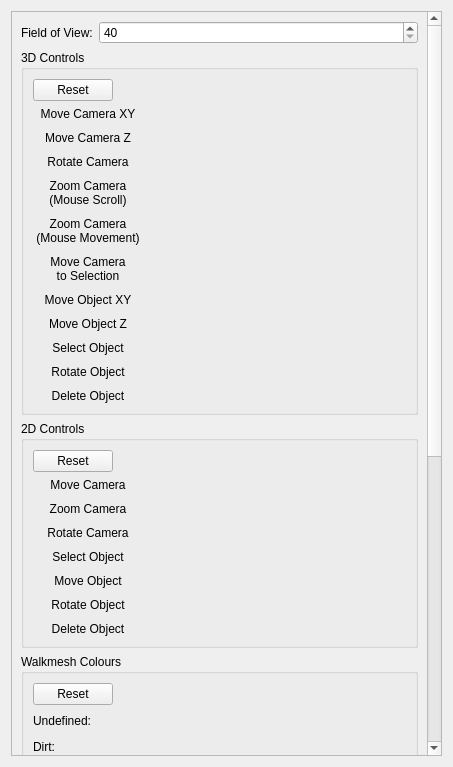
<?xml version="1.0" encoding="UTF-8"?>
<ui version="4.0">
 <class>Form</class>
 <widget class="QWidget" name="Form">
  <property name="geometry">
   <rect>
    <x>0</x>
    <y>0</y>
    <width>453</width>
    <height>767</height>
   </rect>
  </property>
  <property name="windowTitle">
   <string>Form</string>
  </property>
  <layout class="QGridLayout" name="gridLayout">
   <item row="0" column="0">
    <widget class="QScrollArea" name="scrollArea">
     <property name="widgetResizable">
      <bool>true</bool>
     </property>
     <widget class="QWidget" name="scrollAreaWidgetContents">
      <property name="geometry">
       <rect>
        <x>0</x>
        <y>0</y>
        <width>416</width>
        <height>1209</height>
       </rect>
      </property>
      <layout class="QVBoxLayout" name="verticalLayout">
       <item>
        <layout class="QFormLayout" name="formLayout_3">
         <item row="0" column="0">
          <widget class="QLabel" name="label_20">
           <property name="text">
            <string>Field of View:</string>
           </property>
          </widget>
         </item>
         <item row="0" column="1">
          <widget class="QSpinBox" name="fovSpin">
           <property name="minimum">
            <number>40</number>
           </property>
           <property name="maximum">
            <number>160</number>
           </property>
          </widget>
         </item>
        </layout>
       </item>
       <item>
        <widget class="QGroupBox" name="groupBox">
         <property name="title">
          <string>3D Controls</string>
         </property>
         <layout class="QVBoxLayout" name="verticalLayout_2">
          <item>
           <layout class="QHBoxLayout" name="horizontalLayout_3">
            <item>
             <widget class="QPushButton" name="controls3dResetButton">
              <property name="text">
               <string>Reset</string>
              </property>
             </widget>
            </item>
            <item>
             <spacer name="horizontalSpacer_3">
              <property name="orientation">
               <enum>Qt::Horizontal</enum>
              </property>
              <property name="sizeHint" stdset="0">
               <size>
                <width>40</width>
                <height>20</height>
               </size>
              </property>
             </spacer>
            </item>
           </layout>
          </item>
          <item>
           <layout class="QFormLayout" name="formLayout">
            <property name="verticalSpacing">
             <number>10</number>
            </property>
            <item row="0" column="0">
             <widget class="QLabel" name="label_2">
              <property name="minimumSize">
               <size>
                <width>110</width>
                <height>0</height>
               </size>
              </property>
              <property name="toolTip">
               <string>Reacts to mouse movement.</string>
              </property>
              <property name="styleSheet">
               <string notr="true">QLabel:hover {
	color: #555;
}</string>
              </property>
              <property name="text">
               <string>Move Camera XY</string>
              </property>
              <property name="alignment">
               <set>Qt::AlignCenter</set>
              </property>
             </widget>
            </item>
            <item row="0" column="1">
             <widget class="SetBindWidget" name="moveCamera3dBindEdit" native="true"/>
            </item>
            <item row="2" column="0">
             <widget class="QLabel" name="label_3">
              <property name="minimumSize">
               <size>
                <width>110</width>
                <height>0</height>
               </size>
              </property>
              <property name="toolTip">
               <string>Reacts to mouse movement.</string>
              </property>
              <property name="styleSheet">
               <string notr="true">QLabel:hover {
	color: #555;
}</string>
              </property>
              <property name="text">
               <string>Rotate Camera</string>
              </property>
              <property name="alignment">
               <set>Qt::AlignCenter</set>
              </property>
             </widget>
            </item>
            <item row="2" column="1">
             <widget class="SetBindWidget" name="rotateCamera3dBindEdit" native="true"/>
            </item>
            <item row="3" column="0">
             <widget class="QLabel" name="label_4">
              <property name="minimumSize">
               <size>
                <width>110</width>
                <height>0</height>
               </size>
              </property>
              <property name="toolTip">
               <string>Reacts to mouse scrolling.</string>
              </property>
              <property name="styleSheet">
               <string notr="true">QLabel:hover {
	color: #555;
}</string>
              </property>
              <property name="text">
               <string>Zoom Camera
(Mouse Scroll)</string>
              </property>
              <property name="alignment">
               <set>Qt::AlignCenter</set>
              </property>
             </widget>
            </item>
            <item row="3" column="1">
             <widget class="SetBindWidget" name="zoomCamera3dBindEdit" native="true"/>
            </item>
            <item row="8" column="0">
             <widget class="QLabel" name="label_5">
              <property name="minimumSize">
               <size>
                <width>110</width>
                <height>0</height>
               </size>
              </property>
              <property name="toolTip">
               <string>Reacts to mouse buttons.</string>
              </property>
              <property name="styleSheet">
               <string notr="true">QLabel:hover {
	color: #555;
}</string>
              </property>
              <property name="text">
               <string>Select Object</string>
              </property>
              <property name="alignment">
               <set>Qt::AlignCenter</set>
              </property>
             </widget>
            </item>
            <item row="8" column="1">
             <widget class="SetBindWidget" name="selectObject3dBindEdit" native="true"/>
            </item>
            <item row="9" column="0">
             <widget class="QLabel" name="label_6">
              <property name="minimumSize">
               <size>
                <width>110</width>
                <height>0</height>
               </size>
              </property>
              <property name="toolTip">
               <string>Reacts to mouse movement.</string>
              </property>
              <property name="styleSheet">
               <string notr="true">QLabel:hover {
	color: #555;
}</string>
              </property>
              <property name="text">
               <string>Rotate Object</string>
              </property>
              <property name="alignment">
               <set>Qt::AlignCenter</set>
              </property>
             </widget>
            </item>
            <item row="9" column="1">
             <widget class="SetBindWidget" name="rotateObject3dBindEdit" native="true"/>
            </item>
            <item row="10" column="0">
             <widget class="QLabel" name="label_7">
              <property name="minimumSize">
               <size>
                <width>110</width>
                <height>0</height>
               </size>
              </property>
              <property name="toolTip">
               <string>Reacts to keyboard input.</string>
              </property>
              <property name="styleSheet">
               <string notr="true">QLabel:hover {
	color: #555;
}</string>
              </property>
              <property name="text">
               <string>Delete Object</string>
              </property>
              <property name="alignment">
               <set>Qt::AlignCenter</set>
              </property>
             </widget>
            </item>
            <item row="10" column="1">
             <widget class="SetBindWidget" name="deleteObject3dBindEdit" native="true"/>
            </item>
            <item row="5" column="0">
             <widget class="QLabel" name="label_8">
              <property name="minimumSize">
               <size>
                <width>110</width>
                <height>0</height>
               </size>
              </property>
              <property name="toolTip">
               <string>Reacts to keyboard input.</string>
              </property>
              <property name="styleSheet">
               <string notr="true">QLabel:hover {
	color: #555;
}</string>
              </property>
              <property name="text">
               <string>Move Camera
to Selection</string>
              </property>
              <property name="alignment">
               <set>Qt::AlignCenter</set>
              </property>
             </widget>
            </item>
            <item row="5" column="1">
             <widget class="SetBindWidget" name="moveCameraToSelection3dBindEdit" native="true"/>
            </item>
            <item row="4" column="0">
             <widget class="QLabel" name="label_9">
              <property name="minimumSize">
               <size>
                <width>110</width>
                <height>0</height>
               </size>
              </property>
              <property name="toolTip">
               <string>Reacts to mouse movement.</string>
              </property>
              <property name="styleSheet">
               <string notr="true">QLabel:hover {
	color: #555;
}</string>
              </property>
              <property name="text">
               <string>Zoom Camera
(Mouse Movement)</string>
              </property>
              <property name="alignment">
               <set>Qt::AlignCenter</set>
              </property>
             </widget>
            </item>
            <item row="6" column="0">
             <widget class="QLabel" name="label_10">
              <property name="minimumSize">
               <size>
                <width>110</width>
                <height>0</height>
               </size>
              </property>
              <property name="toolTip">
               <string>Reacts to mouse scrolling.</string>
              </property>
              <property name="styleSheet">
               <string notr="true">QLabel:hover {
	color: #555;
}</string>
              </property>
              <property name="text">
               <string>Move Object XY</string>
              </property>
              <property name="alignment">
               <set>Qt::AlignCenter</set>
              </property>
             </widget>
            </item>
            <item row="7" column="0">
             <widget class="QLabel" name="label_11">
              <property name="minimumSize">
               <size>
                <width>110</width>
                <height>0</height>
               </size>
              </property>
              <property name="toolTip">
               <string>Reacts to mouse scrolling.</string>
              </property>
              <property name="styleSheet">
               <string notr="true">QLabel:hover {
	color: #555;
}</string>
              </property>
              <property name="text">
               <string>Move Object Z</string>
              </property>
              <property name="alignment">
               <set>Qt::AlignCenter</set>
              </property>
             </widget>
            </item>
            <item row="1" column="0">
             <widget class="QLabel" name="label_12">
              <property name="minimumSize">
               <size>
                <width>110</width>
                <height>0</height>
               </size>
              </property>
              <property name="toolTip">
               <string>Reacts to mouse movement.</string>
              </property>
              <property name="styleSheet">
               <string notr="true">QLabel:hover {
	color: #555;
}</string>
              </property>
              <property name="text">
               <string>Move Camera Z</string>
              </property>
              <property name="alignment">
               <set>Qt::AlignCenter</set>
              </property>
             </widget>
            </item>
            <item row="1" column="1">
             <widget class="SetBindWidget" name="moveCameraZ3dBindEdit" native="true"/>
            </item>
            <item row="4" column="1">
             <widget class="SetBindWidget" name="zoomCameraMM3dBindEdit" native="true"/>
            </item>
            <item row="6" column="1">
             <widget class="SetBindWidget" name="moveObjectXY3dBindEdit" native="true"/>
            </item>
            <item row="7" column="1">
             <widget class="SetBindWidget" name="moveObjectZ3dBindEdit" native="true"/>
            </item>
           </layout>
          </item>
         </layout>
        </widget>
       </item>
       <item>
        <widget class="QGroupBox" name="groupBox_2">
         <property name="title">
          <string>2D Controls</string>
         </property>
         <layout class="QVBoxLayout" name="verticalLayout_3">
          <item>
           <layout class="QHBoxLayout" name="horizontalLayout_4">
            <item>
             <widget class="QPushButton" name="controls2dResetButton">
              <property name="text">
               <string>Reset</string>
              </property>
             </widget>
            </item>
            <item>
             <spacer name="horizontalSpacer_4">
              <property name="orientation">
               <enum>Qt::Horizontal</enum>
              </property>
              <property name="sizeHint" stdset="0">
               <size>
                <width>40</width>
                <height>20</height>
               </size>
              </property>
             </spacer>
            </item>
           </layout>
          </item>
          <item>
           <layout class="QFormLayout" name="formLayout_2">
            <property name="verticalSpacing">
             <number>10</number>
            </property>
            <item row="0" column="0">
             <widget class="QLabel" name="label_13">
              <property name="minimumSize">
               <size>
                <width>110</width>
                <height>0</height>
               </size>
              </property>
              <property name="toolTip">
               <string>Reacts to mouse movement.</string>
              </property>
              <property name="styleSheet">
               <string notr="true">QLabel:hover {
	color: #555;
}</string>
              </property>
              <property name="text">
               <string>Move Camera</string>
              </property>
              <property name="alignment">
               <set>Qt::AlignCenter</set>
              </property>
             </widget>
            </item>
            <item row="1" column="0">
             <widget class="QLabel" name="label_14">
              <property name="minimumSize">
               <size>
                <width>110</width>
                <height>0</height>
               </size>
              </property>
              <property name="toolTip">
               <string>Reacts to mouse scrolling.</string>
              </property>
              <property name="styleSheet">
               <string notr="true">QLabel:hover {
	color: #555;
}</string>
              </property>
              <property name="text">
               <string>Zoom Camera</string>
              </property>
              <property name="alignment">
               <set>Qt::AlignCenter</set>
              </property>
             </widget>
            </item>
            <item row="2" column="0">
             <widget class="QLabel" name="label_15">
              <property name="minimumSize">
               <size>
                <width>110</width>
                <height>0</height>
               </size>
              </property>
              <property name="toolTip">
               <string>Reacts to mouse movement.</string>
              </property>
              <property name="styleSheet">
               <string notr="true">QLabel:hover {
	color: #555;
}</string>
              </property>
              <property name="text">
               <string>Rotate Camera</string>
              </property>
              <property name="alignment">
               <set>Qt::AlignCenter</set>
              </property>
             </widget>
            </item>
            <item row="3" column="0">
             <widget class="QLabel" name="label_16">
              <property name="minimumSize">
               <size>
                <width>110</width>
                <height>0</height>
               </size>
              </property>
              <property name="toolTip">
               <string>Reacts to mouse presses.</string>
              </property>
              <property name="styleSheet">
               <string notr="true">QLabel:hover {
	color: #555;
}</string>
              </property>
              <property name="text">
               <string>Select Object</string>
              </property>
              <property name="alignment">
               <set>Qt::AlignCenter</set>
              </property>
             </widget>
            </item>
            <item row="4" column="0">
             <widget class="QLabel" name="label_17">
              <property name="minimumSize">
               <size>
                <width>110</width>
                <height>0</height>
               </size>
              </property>
              <property name="toolTip">
               <string>Reacts to mouse movement.</string>
              </property>
              <property name="styleSheet">
               <string notr="true">QLabel:hover {
	color: #555;
}</string>
              </property>
              <property name="text">
               <string>Move Object</string>
              </property>
              <property name="alignment">
               <set>Qt::AlignCenter</set>
              </property>
             </widget>
            </item>
            <item row="6" column="0">
             <widget class="QLabel" name="label_18">
              <property name="minimumSize">
               <size>
                <width>110</width>
                <height>0</height>
               </size>
              </property>
              <property name="toolTip">
               <string>Reacts to keyboard input.</string>
              </property>
              <property name="styleSheet">
               <string notr="true">QLabel:hover {
	color: #555;
}</string>
              </property>
              <property name="text">
               <string>Delete Object</string>
              </property>
              <property name="alignment">
               <set>Qt::AlignCenter</set>
              </property>
             </widget>
            </item>
            <item row="5" column="0">
             <widget class="QLabel" name="label_19">
              <property name="minimumSize">
               <size>
                <width>110</width>
                <height>0</height>
               </size>
              </property>
              <property name="toolTip">
               <string>Reacts to mouse movement.</string>
              </property>
              <property name="styleSheet">
               <string notr="true">QLabel:hover {
	color: #555;
}</string>
              </property>
              <property name="text">
               <string>Rotate Object</string>
              </property>
              <property name="alignment">
               <set>Qt::AlignCenter</set>
              </property>
             </widget>
            </item>
            <item row="0" column="1">
             <widget class="SetBindWidget" name="moveCamera2dBindEdit" native="true"/>
            </item>
            <item row="1" column="1">
             <widget class="SetBindWidget" name="zoomCamera2dBindEdit" native="true"/>
            </item>
            <item row="2" column="1">
             <widget class="SetBindWidget" name="rotateCamera2dBindEdit" native="true"/>
            </item>
            <item row="3" column="1">
             <widget class="SetBindWidget" name="selectObject2dBindEdit" native="true"/>
            </item>
            <item row="4" column="1">
             <widget class="SetBindWidget" name="moveObject2dBindEdit" native="true"/>
            </item>
            <item row="5" column="1">
             <widget class="SetBindWidget" name="rotateObject2dBindEdit" native="true"/>
            </item>
            <item row="6" column="1">
             <widget class="SetBindWidget" name="deleteObject2dBindEdit" native="true"/>
            </item>
           </layout>
          </item>
         </layout>
        </widget>
       </item>
       <item>
        <widget class="QGroupBox" name="groupBox_3">
         <property name="title">
          <string>Walkmesh Colours</string>
         </property>
         <layout class="QGridLayout" name="gridLayout_2">
          <item row="1" column="0">
           <layout class="QFormLayout" name="formLayout_4">
            <item row="0" column="0">
             <widget class="QLabel" name="label_21">
              <property name="text">
               <string>Undefined:</string>
              </property>
             </widget>
            </item>
            <item row="0" column="1">
             <widget class="ColorEdit" name="undefinedColorEdit" native="true">
              <property name="minimumSize">
               <size>
                <width>0</width>
                <height>20</height>
               </size>
              </property>
              <property name="maximumSize">
               <size>
                <width>16777215</width>
                <height>20</height>
               </size>
              </property>
             </widget>
            </item>
            <item row="1" column="0">
             <widget class="QLabel" name="label_22">
              <property name="text">
               <string>Dirt:</string>
              </property>
             </widget>
            </item>
            <item row="14" column="0">
             <widget class="QLabel" name="label_23">
              <property name="text">
               <string>Leaves:</string>
              </property>
             </widget>
            </item>
            <item row="13" column="0">
             <widget class="QLabel" name="label_24">
              <property name="text">
               <string>Mud:</string>
              </property>
             </widget>
            </item>
            <item row="12" column="0">
             <widget class="QLabel" name="label_25">
              <property name="text">
               <string>Swamp:</string>
              </property>
             </widget>
            </item>
            <item row="11" column="0">
             <widget class="QLabel" name="label_26">
              <property name="text">
               <string>Puddles:</string>
              </property>
             </widget>
            </item>
            <item row="10" column="0">
             <widget class="QLabel" name="label_27">
              <property name="text">
               <string>Metal:</string>
              </property>
             </widget>
            </item>
            <item row="9" column="0">
             <widget class="QLabel" name="label_28">
              <property name="text">
               <string>Carpet:</string>
              </property>
             </widget>
            </item>
            <item row="8" column="0">
             <widget class="QLabel" name="label_29">
              <property name="text">
               <string>Transparent:</string>
              </property>
             </widget>
            </item>
            <item row="7" column="0">
             <widget class="QLabel" name="label_30">
              <property name="text">
               <string>Non-Walk:</string>
              </property>
             </widget>
            </item>
            <item row="6" column="0">
             <widget class="QLabel" name="label_31">
              <property name="text">
               <string>Water:</string>
              </property>
             </widget>
            </item>
            <item row="5" column="0">
             <widget class="QLabel" name="label_32">
              <property name="text">
               <string>Wood:</string>
              </property>
             </widget>
            </item>
            <item row="4" column="0">
             <widget class="QLabel" name="label_33">
              <property name="text">
               <string>Stone:</string>
              </property>
             </widget>
            </item>
            <item row="3" column="0">
             <widget class="QLabel" name="label_34">
              <property name="text">
               <string>Grass:</string>
              </property>
             </widget>
            </item>
            <item row="2" column="0">
             <widget class="QLabel" name="label_35">
              <property name="text">
               <string>Obscuring:</string>
              </property>
             </widget>
            </item>
            <item row="15" column="0">
             <widget class="QLabel" name="label_36">
              <property name="text">
               <string>Lava:</string>
              </property>
             </widget>
            </item>
            <item row="16" column="0">
             <widget class="QLabel" name="label_37">
              <property name="text">
               <string>Bottomless Pit:</string>
              </property>
             </widget>
            </item>
            <item row="17" column="0">
             <widget class="QLabel" name="label_38">
              <property name="text">
               <string>Deep Water:</string>
              </property>
             </widget>
            </item>
            <item row="18" column="0">
             <widget class="QLabel" name="label_39">
              <property name="text">
               <string>Door:</string>
              </property>
             </widget>
            </item>
            <item row="19" column="0">
             <widget class="QLabel" name="label_40">
              <property name="text">
               <string>Non-Walk Grass:</string>
              </property>
             </widget>
            </item>
            <item row="1" column="1">
             <widget class="ColorEdit" name="dirtColorEdit" native="true">
              <property name="minimumSize">
               <size>
                <width>0</width>
                <height>20</height>
               </size>
              </property>
              <property name="maximumSize">
               <size>
                <width>16777215</width>
                <height>20</height>
               </size>
              </property>
             </widget>
            </item>
            <item row="2" column="1">
             <widget class="ColorEdit" name="obscuringColorEdit" native="true">
              <property name="minimumSize">
               <size>
                <width>0</width>
                <height>20</height>
               </size>
              </property>
              <property name="maximumSize">
               <size>
                <width>16777215</width>
                <height>20</height>
               </size>
              </property>
             </widget>
            </item>
            <item row="3" column="1">
             <widget class="ColorEdit" name="grassColorEdit" native="true">
              <property name="minimumSize">
               <size>
                <width>0</width>
                <height>20</height>
               </size>
              </property>
              <property name="maximumSize">
               <size>
                <width>16777215</width>
                <height>20</height>
               </size>
              </property>
             </widget>
            </item>
            <item row="4" column="1">
             <widget class="ColorEdit" name="stoneColorEdit" native="true">
              <property name="minimumSize">
               <size>
                <width>0</width>
                <height>20</height>
               </size>
              </property>
              <property name="maximumSize">
               <size>
                <width>16777215</width>
                <height>20</height>
               </size>
              </property>
             </widget>
            </item>
            <item row="5" column="1">
             <widget class="ColorEdit" name="woodColorEdit" native="true">
              <property name="minimumSize">
               <size>
                <width>0</width>
                <height>20</height>
               </size>
              </property>
              <property name="maximumSize">
               <size>
                <width>16777215</width>
                <height>20</height>
               </size>
              </property>
             </widget>
            </item>
            <item row="6" column="1">
             <widget class="ColorEdit" name="waterColorEdit" native="true">
              <property name="minimumSize">
               <size>
                <width>0</width>
                <height>20</height>
               </size>
              </property>
              <property name="maximumSize">
               <size>
                <width>16777215</width>
                <height>20</height>
               </size>
              </property>
             </widget>
            </item>
            <item row="7" column="1">
             <widget class="ColorEdit" name="nonWalkColorEdit" native="true">
              <property name="minimumSize">
               <size>
                <width>0</width>
                <height>20</height>
               </size>
              </property>
              <property name="maximumSize">
               <size>
                <width>16777215</width>
                <height>20</height>
               </size>
              </property>
             </widget>
            </item>
            <item row="8" column="1">
             <widget class="ColorEdit" name="transparentColorEdit" native="true">
              <property name="minimumSize">
               <size>
                <width>0</width>
                <height>20</height>
               </size>
              </property>
              <property name="maximumSize">
               <size>
                <width>16777215</width>
                <height>20</height>
               </size>
              </property>
             </widget>
            </item>
            <item row="9" column="1">
             <widget class="ColorEdit" name="carpetColorEdit" native="true">
              <property name="minimumSize">
               <size>
                <width>0</width>
                <height>20</height>
               </size>
              </property>
              <property name="maximumSize">
               <size>
                <width>16777215</width>
                <height>20</height>
               </size>
              </property>
             </widget>
            </item>
            <item row="10" column="1">
             <widget class="ColorEdit" name="metalColorEdit" native="true">
              <property name="minimumSize">
               <size>
                <width>0</width>
                <height>20</height>
               </size>
              </property>
              <property name="maximumSize">
               <size>
                <width>16777215</width>
                <height>20</height>
               </size>
              </property>
             </widget>
            </item>
            <item row="11" column="1">
             <widget class="ColorEdit" name="puddlesColorEdit" native="true">
              <property name="minimumSize">
               <size>
                <width>0</width>
                <height>20</height>
               </size>
              </property>
              <property name="maximumSize">
               <size>
                <width>16777215</width>
                <height>20</height>
               </size>
              </property>
             </widget>
            </item>
            <item row="12" column="1">
             <widget class="ColorEdit" name="swampColorEdit" native="true">
              <property name="minimumSize">
               <size>
                <width>0</width>
                <height>20</height>
               </size>
              </property>
              <property name="maximumSize">
               <size>
                <width>16777215</width>
                <height>20</height>
               </size>
              </property>
             </widget>
            </item>
            <item row="13" column="1">
             <widget class="ColorEdit" name="mudColorEdit" native="true">
              <property name="minimumSize">
               <size>
                <width>0</width>
                <height>20</height>
               </size>
              </property>
              <property name="maximumSize">
               <size>
                <width>16777215</width>
                <height>20</height>
               </size>
              </property>
             </widget>
            </item>
            <item row="14" column="1">
             <widget class="ColorEdit" name="leavesColorEdit" native="true">
              <property name="minimumSize">
               <size>
                <width>0</width>
                <height>20</height>
               </size>
              </property>
              <property name="maximumSize">
               <size>
                <width>16777215</width>
                <height>20</height>
               </size>
              </property>
             </widget>
            </item>
            <item row="15" column="1">
             <widget class="ColorEdit" name="lavaColorEdit" native="true">
              <property name="minimumSize">
               <size>
                <width>0</width>
                <height>20</height>
               </size>
              </property>
              <property name="maximumSize">
               <size>
                <width>16777215</width>
                <height>20</height>
               </size>
              </property>
             </widget>
            </item>
            <item row="16" column="1">
             <widget class="ColorEdit" name="bottomlessPitColorEdit" native="true">
              <property name="minimumSize">
               <size>
                <width>0</width>
                <height>20</height>
               </size>
              </property>
              <property name="maximumSize">
               <size>
                <width>16777215</width>
                <height>20</height>
               </size>
              </property>
             </widget>
            </item>
            <item row="17" column="1">
             <widget class="ColorEdit" name="deepWaterColorEdit" native="true">
              <property name="minimumSize">
               <size>
                <width>0</width>
                <height>20</height>
               </size>
              </property>
              <property name="maximumSize">
               <size>
                <width>16777215</width>
                <height>20</height>
               </size>
              </property>
             </widget>
            </item>
            <item row="18" column="1">
             <widget class="ColorEdit" name="doorColorEdit" native="true">
              <property name="minimumSize">
               <size>
                <width>0</width>
                <height>20</height>
               </size>
              </property>
              <property name="maximumSize">
               <size>
                <width>16777215</width>
                <height>20</height>
               </size>
              </property>
             </widget>
            </item>
            <item row="19" column="1">
             <widget class="ColorEdit" name="nonWalkGrassColorEdit" native="true">
              <property name="minimumSize">
               <size>
                <width>0</width>
                <height>20</height>
               </size>
              </property>
              <property name="maximumSize">
               <size>
                <width>16777215</width>
                <height>20</height>
               </size>
              </property>
             </widget>
            </item>
           </layout>
          </item>
          <item row="0" column="0">
           <layout class="QHBoxLayout" name="horizontalLayout">
            <item>
             <widget class="QPushButton" name="coloursResetButton">
              <property name="text">
               <string>Reset</string>
              </property>
             </widget>
            </item>
            <item>
             <spacer name="horizontalSpacer">
              <property name="orientation">
               <enum>Qt::Horizontal</enum>
              </property>
              <property name="sizeHint" stdset="0">
               <size>
                <width>40</width>
                <height>20</height>
               </size>
              </property>
             </spacer>
            </item>
           </layout>
          </item>
         </layout>
        </widget>
       </item>
       <item>
        <spacer name="verticalSpacer">
         <property name="orientation">
          <enum>Qt::Vertical</enum>
         </property>
         <property name="sizeHint" stdset="0">
          <size>
           <width>20</width>
           <height>12</height>
          </size>
         </property>
        </spacer>
       </item>
      </layout>
     </widget>
    </widget>
   </item>
  </layout>
 </widget>
 <customwidgets>
  <customwidget>
   <class>SetBindWidget</class>
   <extends>QWidget</extends>
   <header location="global">toolset.gui.widgets.set_bind</header>
   <container>1</container>
  </customwidget>
  <customwidget>
   <class>ColorEdit</class>
   <extends>QWidget</extends>
   <header location="global">toolset.gui.widgets.color_edit</header>
   <container>1</container>
  </customwidget>
 </customwidgets>
 <resources/>
 <connections/>
</ui>
